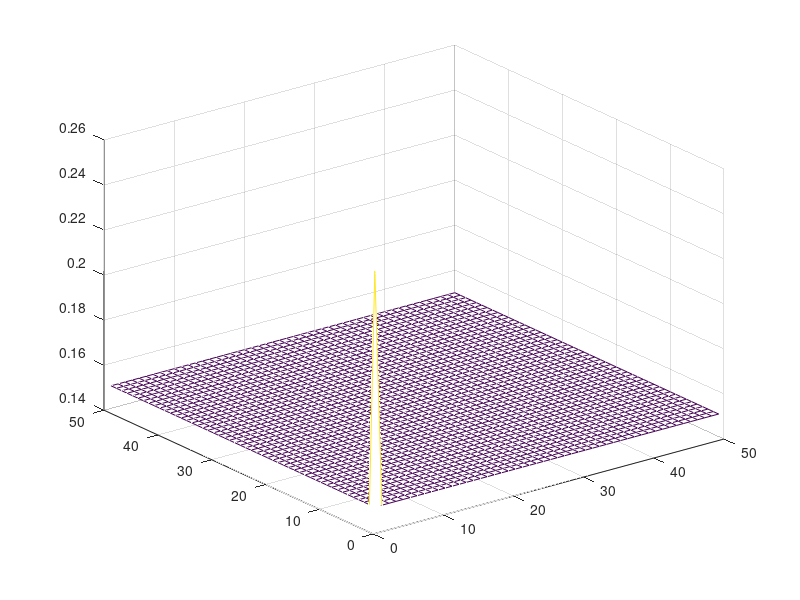

Recreate this plot in MATLAB. (Note: this script raises an error after producing the figure.)
%%
%This is the simulation file for the paper by Shwager et al.

%%
%Creating Random Point locations for the bots and initialization.
N_bots=6;
bot_loc=zeros(2,N_bots);
a = [0.2 0.3 0.15]; a_min=[0.01;0.01;0.01]; 

for i = 1:N_bots
    bot_loc(:,i)=rand(2,1);
    %Initialize the parameters for each bot.
    V(i).Gamma_i=[0 0 0;0 0 0;0 0 0];
    V(i).Lambda_i=[0;0;0]; 
    V(i).a_hat=a_min;
end

%figure;
%scatter(bot_loc(1,:),bot_loc(2,:));

%%
%%%%%%%%%%%%%%%%%%%%%%%%%%%%%%%%%%%%%%%%%%%%%%%%%%%%%%%%%%%%%%%%%%%%%%%%%%%
%%%%%% Creating Voronai partitions using a mesh based approach %%%%%%%%%%%%
%%%%%%%%%%%%%%%%%%%%%%%%%%%%%%%%%%%%%%%%%%%%%%%%%%%%%%%%%%%%%%%%%%%%%%%%%%%

%Since our points are in a 1 by 1 square we will divide the entire square
%into a mesh of size n x n. We will try with n=100.
n_mesh=50;
xgrid=1/n_mesh*(1:n_mesh);
ygrid=1/n_mesh*(1:n_mesh);
%%
%Creating the Gaussian distribution. We first create the basis function K.
%We will use 4 gaussians located at (1/4,1/4), (3/4,1/4), (1/4,3/4) and
%(3/4,3/4) loccations on the grid. 

mu1 = [0.25 0.25]; mu2 = [0.75 0.75];
Sigma = [1/n_mesh 0; 0 1/n_mesh];
for i = 1:n_mesh
    for j = 1:n_mesh
    K(1).distribution(i,j)= mvnpdf(centroid(i,j,1/n_mesh),mu1,Sigma);
    K(2).distribution(i,j)= mvnpdf(centroid(i,j,1/n_mesh),mu2,Sigma);
    K(3).distribution(i,j)= 1; %Constant distribution
    end
end
%%
%Creating the distribution to be sensed
phi= a(1)*K(1).distribution+a(2)*K(2).distribution + a(3)*K(3).distribution;
mesh(phi);

%%
%Initialising variables for the control loop.
tfinal=5;
step=0.1;
tspan = linspace(0,tfinal,tfinal/step+1);
KGain=[1 0;0 1];    %Control Gain
gamma=5;          %Adaptive update rate
alpha=1;        %Time constant for w(t). Affacts lambda and gamma updates. 
%%
% Finding nearest bots to help obtain the Voronai partition %
for t = tspan
for BotNum=1:N_bots
%R=1; %Chosen as 5% of maximum dimension of the square. Smaller for better accuracy.
Q=[];  %All space
inCircle=[];
PinCircle=[];
%The loop below finds all the bots in a circle of radius R.It used to do
%this but now it just takes all the points except the one in
%consideration.
for i = 1:N_bots
    if(i~=BotNum)
        PinCircle=[PinCircle,i];
    end
end

%The halfspace are defined as the points closer to central bot
%than to the kth bot.

for k = PinCircle
    Halfspace(k).BotNumber=k;
    Halfspace(k).PointsInHalfspace=[];
end


for i = 1:n_mesh
    for j = 1:n_mesh
        q=centroid(i,j,1/n_mesh);
        %if(sqrt((bot_loc(1,BotNum)-q(1))^2 + (bot_loc(2,BotNum)-q(2))^2)<R)
        %    inCircle=[inCircle,q(:)];                           %All points in the circle of radius R.
        %end
        %Next for each neighbouring point in the circle we create halfspaces.
        for k = PinCircle
            if(sqrt((bot_loc(1,BotNum)-q(1))^2 + (bot_loc(2,BotNum)-q(2))^2)<=sqrt((bot_loc(1,k)-q(1))^2 + (bot_loc(2,k)-q(2))^2))
               Halfspace(k).PointsInHalfspace=[Halfspace(k).PointsInHalfspace,q(:)];
           end
        end
        Q=[Q,q(:)]; %This gives us all points in space.
    end
end
W=Q;

inCircle=Q; %This initially was used for the growing circle but doesnt matter now

for k = PinCircle
    Common=intersect(W',Halfspace(k).PointsInHalfspace','rows');
    W=Common';
end

Common2=intersect(W',inCircle','rows');
W=Common2';
Windex=uint8(W*n_mesh+0.5); %This stores the index values of the points in the voronai region

MPhi=0;                     %This finds the area integral of the voronai partition
LvPhi=[0;0];                %This computes the weighted area integral of the partition.
a_temp=V(BotNum).a_hat;
V(BotNum).phi_hat=a_temp(1)*K(1).distribution+a_temp(2)*K(2).distribution + a_temp(3)*K(3).distribution; %The estimate of the environment 
for k = 1:length(Windex(1,:))   %Iterate over the index of all points in the voronai partition.
    MPhi=MPhi+V(BotNum).phi_hat(Windex(1,k),Windex(2,k));     %Update the area by considering the distribution at the centroid of the kth point in the Vor Region. 
    LvPhi = LvPhi + W(:,k)*V(BotNum).phi_hat(Windex(1,k),Windex(2,k)); %Similarly update the weighted area using centroids.
    Fv=[K(1).distribution(Windex(1,k),Windex(2,k));K(2).distribution(Windex(1,k),Windex(2,k));K(3).distribution(Windex(1,k),Windex(2,k))]*(W(:,k)-bot_loc(:,BotNum))'; %integral(K*(q-p_i) over voronai
end
Cv=LvPhi/MPhi;
%{
while (R<2*maxDistanceInSetToPoint(bot_loc(:,BotNum),W) && R<2*sqrt(2))  %The second inequality ensures that
    R=2*R;                                                                    %The radius doesn't blow up uneccesarily                                                                 
    inCircle=[];
    PinCircle=[];

%The loop below finds all the bots in a circle of radius R.
for i = 1:N_bots
    if(sqrt((bot_loc(1,BotNum)-bot_loc(1,i))^2 + (bot_loc(2,BotNum)-bot_loc(2,i))^2)<R && i~=BotNum)
        PinCircle=[PinCircle,i]; 
    end
end

%The halfspace are defined as the points closer to central bot
%than to the kth bot.
for k = PinCircle
           Halfspace(k).BotNumber=k;
           Halfspace(k).PointsInHalfspace=[];
end


for i = 1:n_mesh
    for j = 1:n_mesh
        q=centroid(i,j,1/n_mesh);
        if(sqrt((bot_loc(1,BotNum)-q(1))^2 + (bot_loc(2,BotNum)-q(2))^2)<R)
            inCircle=[inCircle,q(:)];                           %All points in the circle of radius R.
        end
        %Next for each neighbouring point in the circle we create halfspaces.
        for k = PinCircle
           if(sqrt((bot_loc(1,BotNum)-q(1))^2 + (bot_loc(2,BotNum)-q(2))^2)<=sqrt((bot_loc(1,k)-q(1))^2 + (bot_loc(2,k)-q(2))^2))
               Halfspace(k).PointsInHalfspace=[Halfspace(k).PointsInHalfspace,q(:)];
           end
        end
    end
end
W=Q;

for k = PinCircle
    Common=intersect(W',Halfspace(k).PointsInHalfspace','rows');
    W=Common';
end
Common2=intersect(W',inCircle','rows');
W=Common2';
end
end 
%}
V(BotNum).VoronaiRegion = W;
V(BotNum).VoronaiIndex = Windex;
V(BotNum).VoronaiMass = MPhi;
V(BotNum).VoronaiMoment = LvPhi;
V(BotNum).VoronaiCentroid=Cv;
V(BotNum).VoronaiF=Fv*KGain*Fv'/MPhi;
%%
%For the ith bot we will obtain the lambda and gamma by w(t)*K'(p)K(p) and w(t)*K'(p)*Phi_hat(p) 
%floor(bot_loc(1,BotNum*n_mesh+0.5) this part takes the location of the
%nearest centroid to a bot location.
K_temp=[K(1).distribution(floor(bot_loc(1,BotNum)*n_mesh+0.5),floor(bot_loc(2,BotNum)*n_mesh+0.5)); K(2).distribution(floor(bot_loc(1,BotNum)*n_mesh+0.5),floor(bot_loc(2,BotNum)*n_mesh+0.5)); K(3).distribution(floor(bot_loc(1,BotNum)*n_mesh+0.5),floor(bot_loc(2,BotNum)*n_mesh+0.5))];
Gamma_i_dot=-alpha*V(BotNum).Gamma_i+K_temp*K_temp';
Lambda_i_dot=-alpha*V(BotNum).Lambda_i+K_temp*phi(floor(bot_loc(1,BotNum)*n_mesh+0.5),floor(bot_loc(1,BotNum)*n_mesh+0.5));

%Updating the Gammai and lambdai values.
V(BotNum).Gamma_i=V(BotNum).Gamma_i+step*Gamma_i_dot;
V(BotNum).Lambda_i=V(BotNum).Lambda_i+step*Lambda_i_dot;

%Adaptive update law
a_hat_dot=-V(BotNum).VoronaiF*V(BotNum).a_hat-gamma*(V(BotNum).Gamma_i*V(BotNum).a_hat-V(BotNum).Lambda_i);
if (min(V(BotNum).a_hat)>a_min(1) || (min(V(BotNum).a_hat)==a_min(1) && min(a_hat_dot)>0))
V(BotNum).a_hat=V(BotNum).a_hat+step*a_hat_dot;
end
%Control Law
u=KGain*(V(BotNum).VoronaiCentroid - bot_loc(:,BotNum));
bot_loc(:,BotNum)=bot_loc(:,BotNum)+u*step;

end
end
%%
%Plotting the Voronai Regions
figure;
for BotNum = 1:N_bots
    %plot(V(BotNum).VoronaiRegion(1,:),V(BotNum).VoronaiRegion(2,:),'o');
    %hold on;
    plot(V(BotNum).VoronaiCentroid(1),V(BotNum).VoronaiCentroid(2),'+');
    hold on;
end
plot(bot_loc(1,:),bot_loc(2,:),'x');
hold off;


%%
figure;
voronoi(bot_loc(1,:),bot_loc(2,:));
xlim=([0 1]);
ylim=([0 1]);

%%

